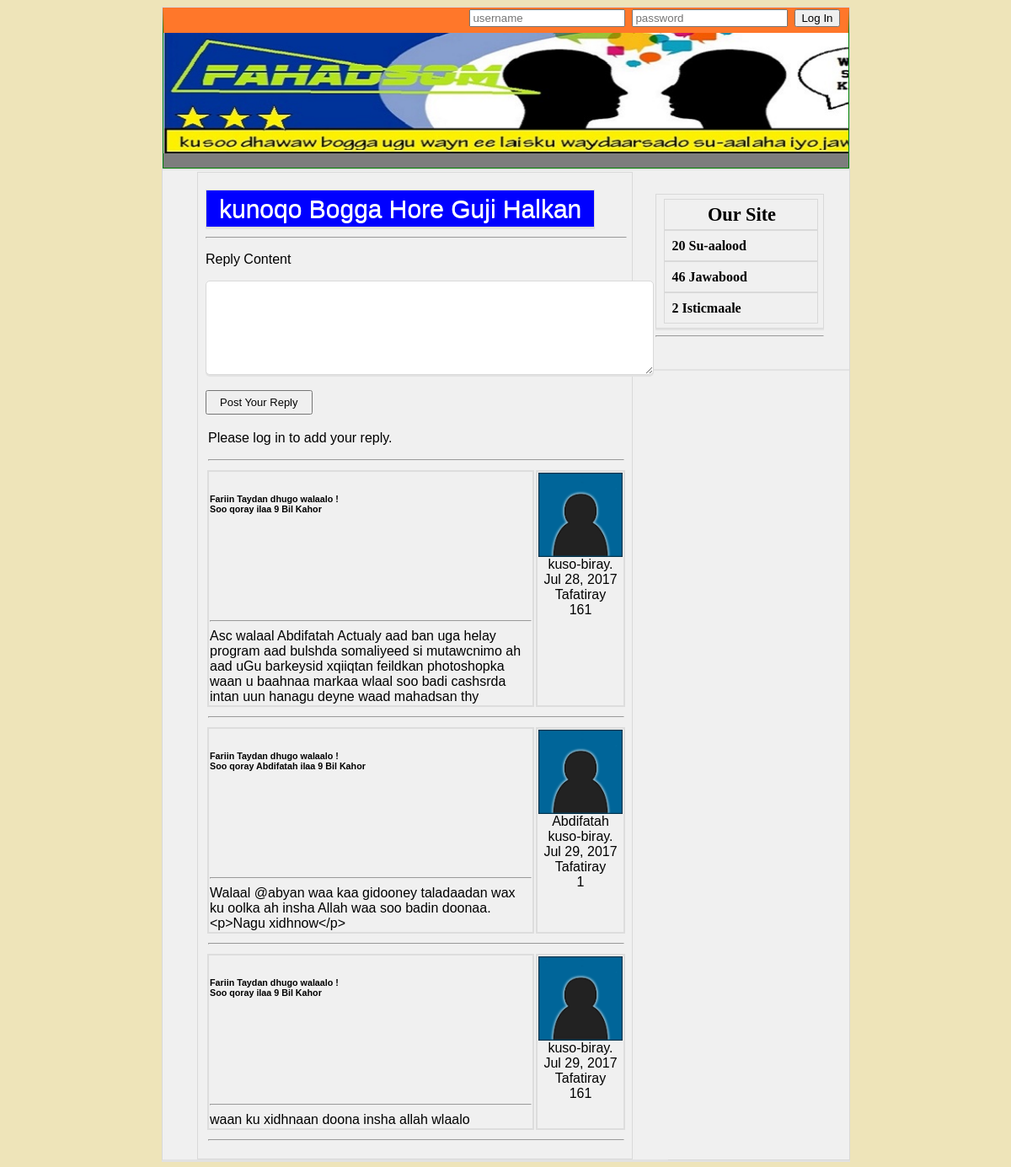
Screenshot of /view_topic.php?cid=9&tid=15 with the database file from the repository.
### tables this page shows
CREATE TABLE `posts` (
  `id` int(11) NOT NULL,
  `category_id` int(11) NOT NULL,
  `topic_id` int(11) NOT NULL,
  `post_creator` int(11) NOT NULL,
  `post_content` text NOT NULL,
  `post_date` datetime NOT NULL
);

CREATE TABLE `topics` (
  `id` int(11) NOT NULL,
  `category_id` int(11) NOT NULL,
  `topic_title` varchar(255) NOT NULL,
  `topic_creator` int(11) NOT NULL,
  `topic_last_user` int(11) NOT NULL DEFAULT '0',
  `topic_date` datetime NOT NULL,
  `topic_reply_date` datetime NOT NULL,
  `topic_views` int(11) NOT NULL DEFAULT '0'
);

CREATE TABLE `users` (
  `id` int(11) NOT NULL,
  `username` varchar(20) NOT NULL,
  `password` varchar(20) NOT NULL
);

### classes/develop_php_library.php (called while the page is built)
<?php
class convertToAgo {
    function convert_datetime($str) {
   		list($date, $time) = explode(' ', $str);
    	list($year, $month, $day) = explode('-', $date);
    	list($hour, $minute, $second) = explode(':', $time);
    	$timestamp = mktime($hour, $minute, $second, $month, $day, $year);
    	return $timestamp;
    }
    function makeAgo($timestamp){
   		$difference = time() - $timestamp;
   		$periods = array("ilbidhiqsi", "Daqiiqo", "Saacadood", "Cisho", "Isbuuc", "Bil", "Sanad", "decade");
   		$lengths = array("60","60","24","7","4.35","12","10");
   		for($j = 0; $difference >= $lengths[$j]; $j++)
   			$difference /= $lengths[$j];
   			$difference = round($difference);
   		if($difference != 1) $periods[$j].= "";
   			$text = "$difference $periods[$j] Kahor";
   			return $text;
    }
}
?>

### view_topic.php (the view, shortened to what this page needs)
<?php include_once("classes/develop_php_library.php"); ?>
<!DOCTYPE html PUBLIC "-//W3C//DTD XHTML 1.0 Transitional//EN" "http://www.w3.org/TR/xhtml1/DTD/xhtml1-transitional.dtd">
<html xmlns="http://www.w3.org/1999/xhtml">
<head>
<link rel="stylesheet" type="text/css" href="style.css" />
</head>
<body>
<div class="container">
	<div id="header">
		<div id="hr">
<?php
if (!isset($_SESSION['uid'])) {
	echo "<form action='login_parse.php' method='post'>
	<input type='text' name='username' placeholder='username'/>&nbsp;
	<input type='password' name='password' placeholder='password'/>&nbsp;
	<input type='submit' name='submit' value='Log In'  />
	";
} else {
	echo "welcome ".$_SESSION['username']." &nbsp| <a href='logout_parse.php'>Logout</a>";
}
?>
		</div>
</div>
		<div id="sidebar2">
<?php
echo "<div id='login'>";
$result=mysql_fetch_array(mysql_query('select count(*) as total from topics' ));
$result2=mysql_fetch_array(mysql_query('select count(*) as total from posts' ));
$result3=mysql_fetch_array(mysql_query('select count(*) as total from users' ));
$result = $result['total'];
$result2 = $result2['total'];
$result3 = $result3['total'];
echo "<h2> Our Site </h2>";
echo "<h4>"."$result Su-aalood";
echo "<br />";
echo "<h4>"."$result2  Jawabood";
echo "<br />";
echo "<h4>". "$result3  Isticmaale". "</h4>";
echo "</div>";
?>
<hr />
</div>
<div id="wrapper">
<?php
echo "<div id='dhig'>";
echo "<p> <a href='index.php'>
kunoqo Bogga Hore Guji Halkan</a></p>";
function getusername($uid) {
	$sql = "SELECT username FROM users WHERE id='".$uid."' LIMIT 1";
	$res = mysql_query($sql) or die(mysql_error());
	$row = mysql_fetch_assoc($res);
	return $row['username'];
}
function convertdate($date) {
	$date = strtotime($date);
	return date("M j, Y ", $date);
}
$cid = $_GET['cid'];
$tid = $_GET['tid'];
$sql = "SELECT * FROM topics WHERE category_id='".$cid."' AND id='".$tid."' LIMIT 1";
$res = mysql_query($sql) or die(mysql_error());
if (mysql_num_rows($res) == 1) {
	echo "<table width='100%'>";
	if ($_SESSION['uid']) { echo "<tr><td colspan='2'><input type='hidden' value='' onClick=\"window.location = 'post_reply.php?cid=".$cid."&tid=".$tid."'\" /><hr />"; } else { echo "<tr><td colspan='2'><p>Please log in to add your reply.</p><hr /></td></tr>"; }
	while ($row = mysql_fetch_assoc($res)) {
		$sql2 = "SELECT * FROM  posts WHERE category_id='".$cid."' AND topic_id='".$tid."'";
		$res2 = mysql_query($sql2) or die(mysql_error());
		while ($row2 = mysql_fetch_assoc($res2)) {
				$date = $row2['post_date'];
			$timeAgoObject = new convertToAgo;
		$convertedTime = ($timeAgoObject -> convert_datetime($date));
		$when = ($timeAgoObject -> makeAgo($convertedTime));
			echo "<tr><td valign='top' style='border: 2px solid #ddd;'><h6>
			<div style='min-height: 125px;'>".$row['topic_title']."<br />
			Soo qoray ".getusername($row2['post_creator'])." ilaa ".$when."</h6><hr />
			".$row2['post_content']."</div></td><td width='100' valign='top' align='center'
			style='border: 2px solid #ddd;'><img src='images/user_default.jpg' width='100' height='100'>
			".getusername($row2['post_creator'])."<br />kuso-biray.<br />"
			.convertdate($row2['post_date'])."<br />Tafatiray<br />" .
			($row2['post_creator'])."
			</td></tr><tr><td colspan='2'><hr /></td></tr>";
		}
	}
} else {
	echo "<p>This topic does not exist.</p>";
}
?>
<hr />
<div id="form">
<form action="post_reply_parse.php" method="post">
<p>Reply Content</p>
<textarea name="reply_content" rows="5" cols="60"></textarea>
<br /><br />
<input type="submit" name="reply_submit" value="Post Your Reply" />
</form>
</div>
</body>
</html>

### style.css (style rules this page uses)
body { background-color: #EEE4B9; }
.container { margin: 0 auto; width: 815px; background: #f0f0f0; border: 1px solid #d9d9d9; box-shadow: 0 2px 0 #e2e2e2; }
#header { height: 140px; border: 1px solid green; padding: 10px; font-size: 30px; text-align: center; border-top:30px solid #FF772A; background-image:url(images/header.jpg); background-color: #7d7d7d; background-size: 930px; background-repeat: no-repeat; box-shadow: 0 2px 0 #e2e2e2; }
#hr { margin-top: -38px; font-weight: bold; color: white; font-size: 16px; float: right; }
#wrapper { margin: 4px 5px 0 0 ; width: 600px; box-shadow: 0 2px 0 #e2e2e2; }
#sidebar2 { float: right; width: 200px; padding: 30px; box-shadow: 0 2px 0 #e2e2e2; }
h2 { background:#3399cc; padding:20px 0; font-size:140%; font-weight:300; text-align:center; color:#fff; border: 1px solid green; }
#login { display: block; background-color: #eee; }
h1,h2, h3, h4 { margin: 0 auto; font-weight: bold; padding: 10px 9px; padding-right: 6px; background: #f0f0f0; color: black; border: 1px solid #d9d9d9; }
#login { color: #555759; font-weight: bold; line-height: 15px; padding: 5px 9px; padding-right: 6px; background: #f0f0f0 url(../images/back/blockhead.png) repeat-x; border: 1px solid #d9d9d9; box-shadow: 0 2px 0 #e2e2e2; }
#dhig { margin: 0 auto; display: block; width: 500px; font-family: Arial,Helvetica,sans-serif; font-weight: 400; background: #f0f0f0; line-height: normal; border: 1px solid #d9d9d9; box-shadow: 0 2px 0 #e2e2e2; padding: 10px 9px; padding-right: 6px; }
#form textarea { border-radius: 5px; height: 100px; padding: 5px; color: blue; font-size: 14px; font-weight: bold; border: 1px solid #d9d9d9; box-shadow: 0 2px 0 #e2e2e2; }
#form input[type="submit"] { color: black; text-shadow: 0 1px 0 white; width: auto; font-size: 13px; padding: 5px 15px; cursor: pointer; }
p a { width: 100px; background-color: blue; color: white; text-shadow: 0 1px 0 white; width: auto; font-size: 30px; padding: 5px 15px; cursor: pointer; border: 1px solid #d9d9d9; box-shadow: 0 2px 0 #e2e2e2; text-decoration: none; }
a { color: #0000ff; }

### rows the page displays
posts: topic.topic_title "Fariin Taydan dhugo walaalo !", post_date "9 Bil Kahor", post_content "Asc walaal Abdifatah Actualy aad ban uga helay program aad bulshda somaliyeed si mutawcnimo ah aad uGu barkeysid xqiiqtan feildkan photoshopka waan u baahnaa markaa wlaal soo badi cashsrda intan uun hanagu deyne waad mahadsan thy", post_date "Jul 28, 2017", post_creator "161"
posts: topic.topic_title "Fariin Taydan dhugo walaalo !", post_creator.username "Abdifatah", post_date "9 Bil Kahor", post_content "Walaal @abyan waa kaa gidooney taladaadan wax ku oolka ah insha Allah waa soo badin doonaa. <p>Nagu xidhnow</p>", post_date "Jul 29, 2017", post_creator "1"
posts: topic.topic_title "Fariin Taydan dhugo walaalo !", post_date "9 Bil Kahor", post_content "waan ku xidhnaan doona insha allah wlaalo", post_date "Jul 29, 2017", post_creator "161"

### other values shown
$result "20"
$result2 "46"
$result3 "2"
